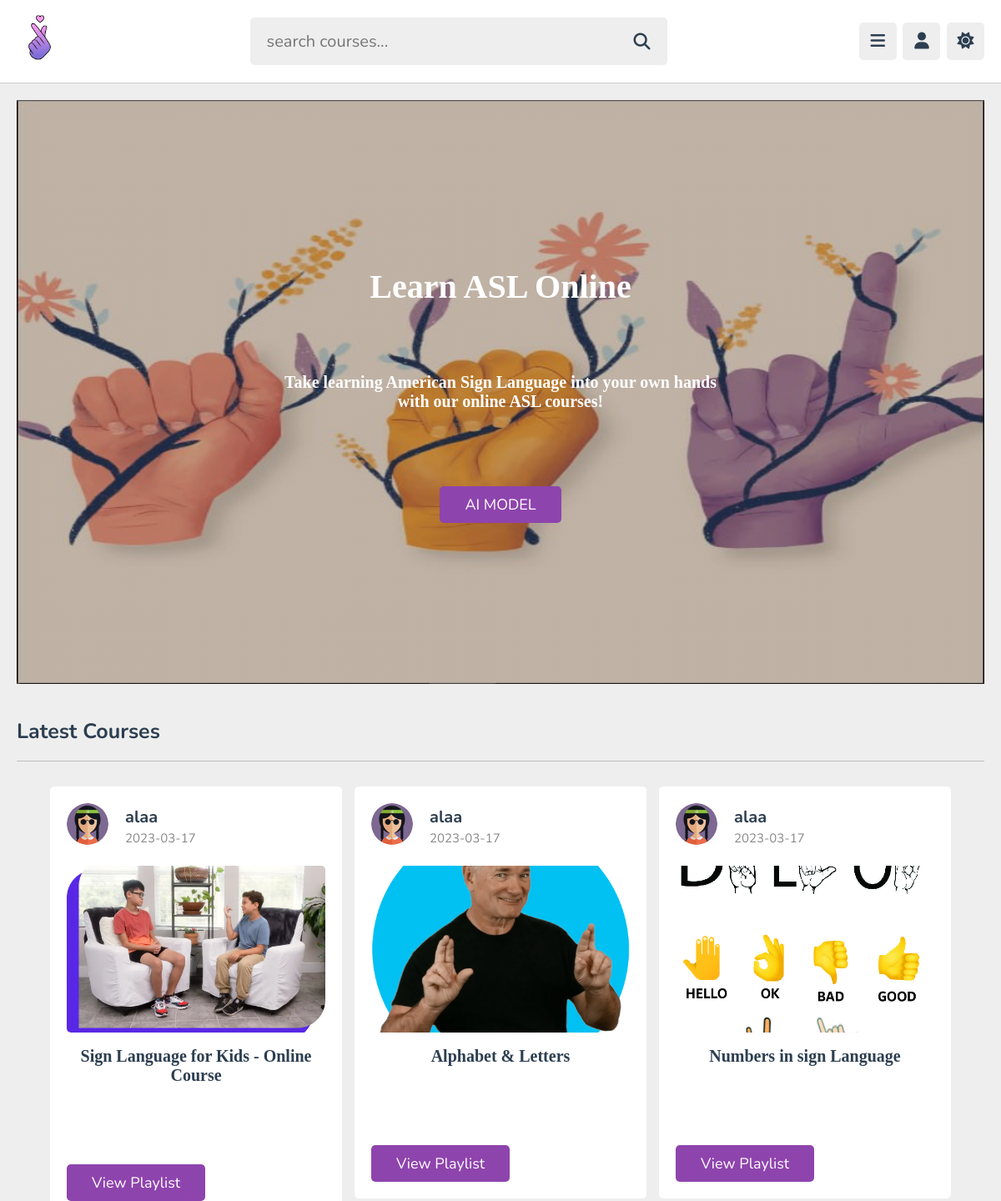
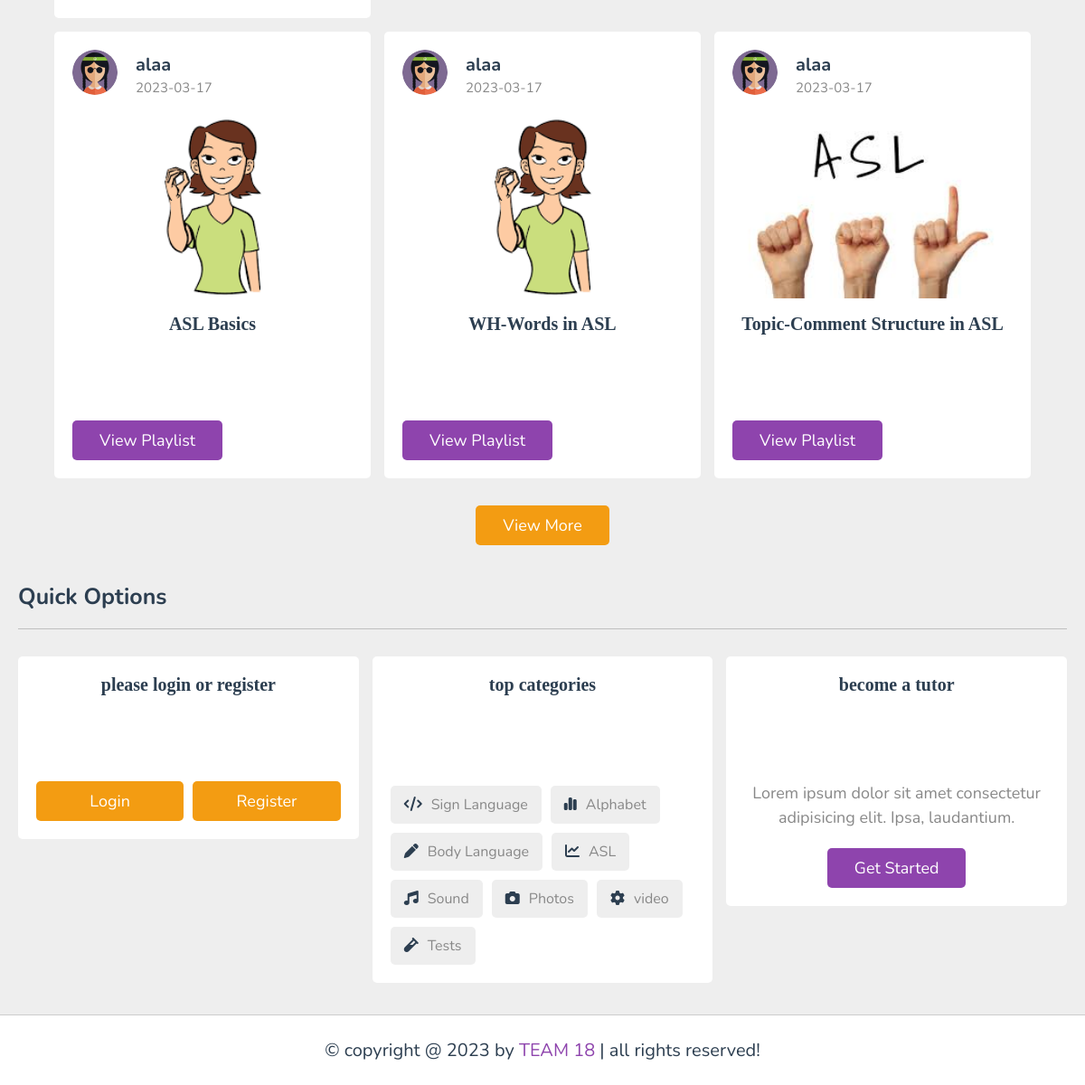
The app's page /home.php with its own data (2 pictures, top to bottom).
### tables this page shows
CREATE TABLE `playlist` (
  `id` varchar(20) NOT NULL,
  `tutor_id` varchar(20) NOT NULL,
  `title` varchar(100) NOT NULL,
  `description` varchar(1000) NOT NULL,
  `thumb` varchar(100) NOT NULL,
  `date` date NOT NULL DEFAULT current_timestamp(),
  `status` varchar(20) NOT NULL DEFAULT 'deactive'
);

CREATE TABLE `tutors` (
  `id` varchar(20) NOT NULL,
  `name` varchar(50) NOT NULL,
  `profession` varchar(50) NOT NULL,
  `email` varchar(50) NOT NULL,
  `password` varchar(50) NOT NULL,
  `image` varchar(100) NOT NULL
);

### home.php (the view, shortened to what this page needs)
<?php
include 'components/connect.php';
if(isset($_COOKIE['user_id'])){
   $user_id = $_COOKIE['user_id'];
}else{
   $user_id = '';
}
$select_likes = $conn->prepare("SELECT * FROM `likes` WHERE user_id = ?");
$select_likes->execute([$user_id]);
$total_likes = $select_likes->rowCount();
$select_comments = $conn->prepare("SELECT * FROM `comments` WHERE user_id = ?");
$select_comments->execute([$user_id]);
$total_comments = $select_comments->rowCount();
$select_bookmark = $conn->prepare("SELECT * FROM `bookmark` WHERE user_id = ?");
$select_bookmark->execute([$user_id]);
$total_bookmarked = $select_bookmark->rowCount();
?>
<!DOCTYPE html>
<html lang="en">
<head>
   <link rel="stylesheet" href="https://cdnjs.cloudflare.com/ajax/libs/font-awesome/6.2.0/css/all.min.css">
   <link rel="stylesheet" href="css/style.css">
</head>
<body>
<?php include 'components/user_header.php'; ?>
<section class="landing">
   <div class="container-fluid main">
  <div id="myCarousel" class="carousel carousel-fade slide" data-ride="carousel" data-interval="3000">
    <div class="carousel-inner" role="listbox">
      <div class="item active background a"></div>
    </div>
  </div>
  <div class="covertext">
    <div class="col-lg-10" style="float:none; margin:0 auto;">
      <h2 class="title">Learn ASL Online</h2>
      <h3 class="subtitle">Take learning American Sign Language into your own hands <br/> with our online ASL courses!</h3>
    </div>
    <div class="col-xs-12 explore">
      <a href="./test.php"><button type="button" class="btn explorebtn">AI MODEL</button></a>
    </div>
  </div>
</div>
</section>
<section class="courses">
   <h1 class="heading">latest courses</h1>
   <div class="box-container">
      <?php
         $select_courses = $conn->prepare("SELECT * FROM `playlist` WHERE status = ? ORDER BY date DESC LIMIT 6");
         $select_courses->execute(['active']);
         if($select_courses->rowCount() > 0){
            while($fetch_course = $select_courses->fetch(PDO::FETCH_ASSOC)){
               $course_id = $fetch_course['id'];
               $select_tutor = $conn->prepare("SELECT * FROM `tutors` WHERE id = ?");
               $select_tutor->execute([$fetch_course['tutor_id']]);
               $fetch_tutor = $select_tutor->fetch(PDO::FETCH_ASSOC);
      ?>
      <div class="box">
         <div class="tutor">
            <img src="uploaded_files/<?= $fetch_tutor['image']; ?>" alt="">
            <div>
               <h3><?= $fetch_tutor['name']; ?></h3>
               <span><?= $fetch_course['date']; ?></span>
            </div>
         </div>
         <img src="uploaded_files/<?= $fetch_course['thumb']; ?>" class="thumb" alt="">
         <h3 class="title"><?= $fetch_course['title']; ?></h3>
         <a href="playlist.php?get_id=<?= $course_id; ?>" class="inline-btn">view playlist</a>
      </div>
      <?php
         }
      }else{
         echo '<p class="empty">no courses added yet!</p>';
      }
      ?>
   </div>
   <div class="more-btn">
      <a href="courses.php" class="inline-option-btn">view more</a>
   </div>
</section>
<section class="quick-select">
   <h1 class="heading">quick options</h1>
   <div class="box-container">
      <?php
         if($user_id != ''){
      ?>
      <div class="box">
         <h3 class="title">likes and comments</h3>
         <p>total likes : <span><?= $total_likes; ?></span></p>
         <a href="likes.php" class="inline-btn">view likes</a>
         <p>total comments : <span><?= $total_comments; ?></span></p>
         <a href="comments.php" class="inline-btn">view comments</a>
         <p>saved playlist : <span><?= $total_bookmarked; ?></span></p>
         <a href="bookmark.php" class="inline-btn">view bookmark</a>
      </div>
      <?php
         }else{
      ?>
      <div class="box" style="text-align: center;">
         <h3 class="title">please login or register</h3>
          <div class="flex-btn" style="padding-top: .5rem;">
            <a href="login.php" class="option-btn">login</a>
            <a href="register.php" class="option-btn">register</a>
         </div>
      </div>
      <?php
      }
      ?>
      <div class="box">
         <h3 class="title">top categories</h3>
         <div class="flex">
            <a href="search_course.php?"><i class="fas fa-code"></i><span>Sign Language</span></a>
            <a href="#"><i class="fas fa-chart-simple"></i><span>Alphabet</span></a>
            <a href="#"><i class="fas fa-pen"></i><span>Body Language</span></a>
            <a href="#"><i class="fas fa-chart-line"></i><span>ASL</span></a>
            <a href="#"><i class="fas fa-music"></i><span>Sound</span></a>
            <a href="#"><i class="fas fa-camera"></i><span>Photos</span></a>
            <a href="#"><i class="fas fa-cog"></i><span>video</span></a>
            <a href="#"><i class="fas fa-vial"></i><span>Tests</span></a>
         </div>
      </div>
      <div class="box tutor">
         <h3 class="title">become a tutor</h3>
         <p>Lorem ipsum dolor sit amet consectetur adipisicing elit. Ipsa, laudantium.</p>
         <a href="admin/register.php" class="inline-btn">get started</a>
      </div>
   </div>
</section>
<?php include 'components/footer.php'; ?>
</body>
</html>

### css/style.css (style rules this page uses)
:root { --main-color:#8e44ad; --red:#e74c3c; --oragen:#f39c12; --white:#fff; --black:#2c3e50; --light-color:#888; --light-bg:#eee; --border:.1rem solid rgba(0,0,0,.2); }
* { font-family: 'Nunito', sans-serif; margin: 0; padding: 0; box-sizing: border-box; outline: none; border: none; text-decoration: none; }
html { font-size: 62.5%; overflow-x: hidden; }
body { background-color: var(--light-bg); padding-left: 30rem; }
section { padding:2rem; max-width: 1200px; margin: 0 auto; }
.btn, .option-btn, .delete-btn, .inline-btn, .inline-option-btn, .inline-delete-btn { border-radius: .5rem; padding: 1rem 3rem; font-size: 1.8rem; color: #fff; margin-top: 1rem; text-transform: capitalize; cursor: pointer; text-align: center; }
.btn, .option-btn, .delete-btn { display: block; width: 100%; }
.inline-btn, .inline-option-btn, .inline-delete-btn { display: inline-block; }
.btn, .inline-btn { background-color: var(--main-color); }
.option-btn, .inline-option-btn { background-color: var(--oragen); }
.flex-btn { display:flex; gap: 1rem; }
.heading { padding-bottom: 1.8rem; border-bottom: var(--border); font-size: 2.5rem; color: var(--black); text-transform: capitalize; margin-bottom: 3rem; }
.quick-select .box-container { display: grid; grid-template-columns: repeat(auto-fit, minmax(27.5rem, 1fr)); gap: 1.5rem; align-items: flex-start; justify-content: center; }
.quick-select .box-container .box { border-radius: .5rem; background-color: var(--white); padding: 2rem; }
.quick-select .box-container .box .title { font-size: 2rem; color: var(--black); }
.quick-select .box-container .box p { line-height: 1.5; padding-top: 1.5rem; color: var(--light-color); font-size: 1.8rem; }
.quick-select .box-container .tutor { text-align: center; }
.quick-select .box-container .tutor p { padding-bottom: 1rem; }
.quick-select .box-container .box .flex { display: flex; flex-wrap: wrap; gap: 1rem; padding-top: 2rem; }
.quick-select .box-container .box .flex a { padding: 1rem 1.5rem; border-radius: .5rem; font-size: 1.6rem; background-color: var(--light-bg); }
.quick-select .box-container .box .flex a i { margin-right: 1rem; color: var(--black); }
.quick-select .box-container .box .flex a span { color: var(--light-color); }
.courses .box-container { display: grid; grid-template-columns: repeat(auto-fit, 35rem); gap: 1.5rem; align-items: flex-start; justify-content: center; }
.courses .box-container .box { border-radius: .5rem; background-color: var(--white); padding: 2rem; }
.courses .box-container .box .tutor { margin-bottom: 2rem; display: flex; align-items: center; gap: 2rem; }
.courses .box-container .box .tutor img { width: 5rem; height: 5rem; border-radius: 50%; object-fit: cover; margin-bottom: .5rem; }
.courses .box-container .box .tutor h3 { font-size: 2rem; color: var(--black); margin-bottom: .2rem; }
.courses .box-container .box .tutor span { font-size: 1.5rem; color: var(--light-color); }
.courses .box-container .box .thumb { width: 100%; border-radius: .5rem; height: 20rem; object-fit: cover; margin-bottom: .3rem; }
.courses .box-container .box .title { font-size: 2rem; color: var(--black); margin-top: .5rem; padding: .5rem 0; }
.courses .more-btn { margin-top: 2rem; text-align: center; }
@media (max-width:1200px) { body { padding-left: 0; } }

### home.php (style rules this page uses)
.container-fluid.main { position: relative; padding: 0; }
.carousel .background { background-position: center center; background-size: 100% 100%; background-repeat: no-repeat; height: 700px; }
.carousel .background.a { background-image: linear-gradient( rgba(0, 0, 0, 0.2), rgba(0, 0, 0, 0.2)), url("./images/back.jpg"); }
.carousel-fade .carousel-inner .item { opacity: 0; transition: opacity 0.5s; }
.carousel-fade .carousel-inner .active { opacity: 1; }
@media all and (transform-3d),
(-webkit-transform-3d) { .carousel-fade .carousel-inner > .item.next.left, .carousel-fade .carousel-inner > .item.prev.right, .carousel-fade .carousel-inner > .item.active { opacity: 1; -webkit-transform: translate3d(0, 0, 0); transform: translate3d(0, 0, 0); } }
.covertext { position: absolute; top: 200px; left: 0px; right: 0px; }
.title { font-family: Verdana; font-weight: 600; font-size: 40px; color: #ffffff; text-align: center; margin-bottom: 80px; }
.subtitle { font-family: Verdana; font-size: 20px; color: #ffffff; text-align: center; margin-bottom: 80px; }
.explore { display: flex; justify-content: center; text-align: center; }

### records on screen
playlist: tutor.image (picture), tutor.name "alaa", date "2023-03-17", thumb (picture), title "Sign Language for Kids - Online Course"
playlist: tutor.image (picture), tutor.name "alaa", date "2023-03-17", thumb (picture), title "Alphabet & Letters"
playlist: tutor.image (picture), tutor.name "alaa", date "2023-03-17", thumb (picture), title "Numbers in sign Language"
playlist: tutor.image (picture), tutor.name "alaa", date "2023-03-17", thumb (picture), title "ASL Basics"
playlist: tutor.image (picture), tutor.name "alaa", date "2023-03-17", thumb (picture), title "WH-Words in ASL"
playlist: tutor.image (picture), tutor.name "alaa", date "2023-03-17", thumb (picture), title "Topic-Comment Structure in ASL"
